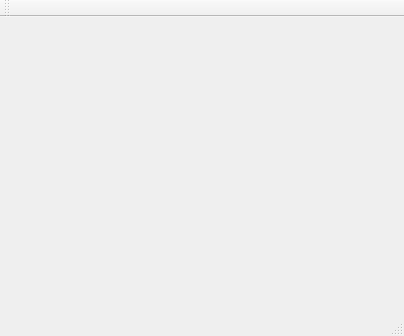
<?xml version="1.0" encoding="UTF-8"?>
<ui version="4.0">
 <class>login</class>
 <widget class="QMainWindow" name="login">
  <property name="geometry">
   <rect>
    <x>0</x>
    <y>0</y>
    <width>404</width>
    <height>336</height>
   </rect>
  </property>
  <property name="windowTitle">
   <string>login</string>
  </property>
  <widget class="QWidget" name="centralWidget"/>
  <widget class="QMenuBar" name="menuBar">
   <property name="geometry">
    <rect>
     <x>0</x>
     <y>0</y>
     <width>404</width>
     <height>23</height>
    </rect>
   </property>
  </widget>
  <widget class="QToolBar" name="mainToolBar">
   <attribute name="toolBarArea">
    <enum>TopToolBarArea</enum>
   </attribute>
   <attribute name="toolBarBreak">
    <bool>false</bool>
   </attribute>
  </widget>
  <widget class="QStatusBar" name="statusBar"/>
 </widget>
 <layoutdefault spacing="6" margin="11"/>
 <resources/>
 <connections/>
</ui>
